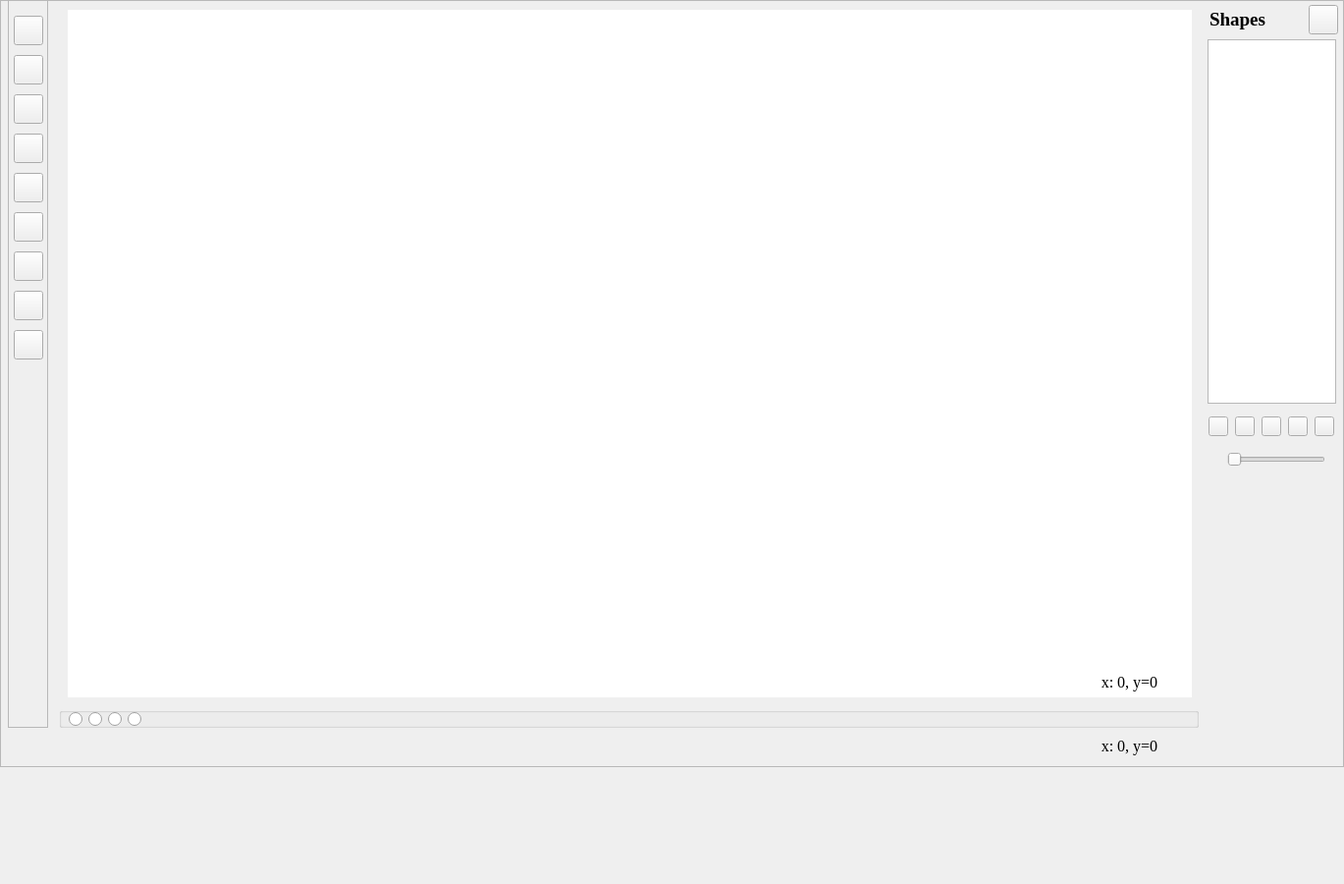
<?xml version="1.0" encoding="UTF-8"?>
<ui version="4.0">
 <class>MainWindow</class>
 <widget class="QMainWindow" name="MainWindow">
  <property name="geometry">
   <rect>
    <x>0</x>
    <y>0</y>
    <width>1369</width>
    <height>900</height>
   </rect>
  </property>
  <property name="windowTitle">
   <string>Draw A Think</string>
  </property>
  <property name="windowIcon">
   <iconset resource="images.qrc">
    <normaloff>:/images/icon2/logo_icon.svg</normaloff>:/images/icon2/logo_icon.svg</iconset>
  </property>
  <widget class="QWidget" name="centralwidget">
   <widget class="QFrame" name="phaseIII">
    <property name="geometry">
     <rect>
      <x>0</x>
      <y>0</y>
      <width>1369</width>
      <height>781</height>
     </rect>
    </property>
    <property name="frameShape">
     <enum>QFrame::StyledPanel</enum>
    </property>
    <property name="frameShadow">
     <enum>QFrame::Raised</enum>
    </property>
    <widget class="QLabel" name="boardFrame">
     <property name="geometry">
      <rect>
       <x>60</x>
       <y>0</y>
       <width>1165</width>
       <height>721</height>
      </rect>
     </property>
     <property name="font">
      <font>
       <stylestrategy>PreferAntialias</stylestrategy>
      </font>
     </property>
     <property name="contextMenuPolicy">
      <enum>Qt::DefaultContextMenu</enum>
     </property>
     <property name="frameShadow">
      <enum>QFrame::Plain</enum>
     </property>
     <property name="text">
      <string/>
     </property>
     <property name="pixmap">
      <pixmap resource="images.qrc">:/images/icon2/boardFrame.png</pixmap>
     </property>
    </widget>
    <widget class="QFrame" name="dynamicShape">
     <property name="geometry">
      <rect>
       <x>8</x>
       <y>0</y>
       <width>41</width>
       <height>741</height>
      </rect>
     </property>
     <property name="frameShape">
      <enum>QFrame::StyledPanel</enum>
     </property>
     <property name="frameShadow">
      <enum>QFrame::Raised</enum>
     </property>
     <widget class="QWidget" name="layoutWidget">
      <property name="geometry">
       <rect>
        <x>0</x>
        <y>10</y>
        <width>41</width>
        <height>371</height>
       </rect>
      </property>
      <layout class="QVBoxLayout" name="verticalLayout">
       <property name="leftMargin">
        <number>6</number>
       </property>
       <property name="topMargin">
        <number>2</number>
       </property>
       <property name="rightMargin">
        <number>4</number>
       </property>
       <property name="bottomMargin">
        <number>2</number>
       </property>
       <item>
        <widget class="QPushButton" name="logo">
         <property name="maximumSize">
          <size>
           <width>30</width>
           <height>30</height>
          </size>
         </property>
         <property name="focusPolicy">
          <enum>Qt::NoFocus</enum>
         </property>
         <property name="text">
          <string/>
         </property>
         <property name="icon">
          <iconset resource="images.qrc">
           <normaloff>:/images/icon2/logo_icon.svg</normaloff>:/images/icon2/logo_icon.svg</iconset>
         </property>
         <property name="iconSize">
          <size>
           <width>30</width>
           <height>30</height>
          </size>
         </property>
        </widget>
       </item>
       <item>
        <widget class="QPushButton" name="freeHandDraw">
         <property name="maximumSize">
          <size>
           <width>30</width>
           <height>30</height>
          </size>
         </property>
         <property name="cursor">
          <cursorShape>PointingHandCursor</cursorShape>
         </property>
         <property name="toolTip">
          <string>Free Hand Draw</string>
         </property>
         <property name="text">
          <string/>
         </property>
         <property name="icon">
          <iconset resource="images.qrc">
           <normaloff>:/images/icon2/freeDraw.svg</normaloff>:/images/icon2/freeDraw.svg</iconset>
         </property>
         <property name="iconSize">
          <size>
           <width>25</width>
           <height>25</height>
          </size>
         </property>
        </widget>
       </item>
       <item>
        <widget class="QPushButton" name="lineDraw">
         <property name="maximumSize">
          <size>
           <width>30</width>
           <height>30</height>
          </size>
         </property>
         <property name="cursor">
          <cursorShape>PointingHandCursor</cursorShape>
         </property>
         <property name="toolTip">
          <string>Line</string>
         </property>
         <property name="text">
          <string/>
         </property>
         <property name="icon">
          <iconset resource="images.qrc">
           <normaloff>:/images/icon/line.svg</normaloff>:/images/icon/line.svg</iconset>
         </property>
         <property name="iconSize">
          <size>
           <width>25</width>
           <height>25</height>
          </size>
         </property>
        </widget>
       </item>
       <item>
        <widget class="QPushButton" name="rectangleDraw">
         <property name="maximumSize">
          <size>
           <width>30</width>
           <height>30</height>
          </size>
         </property>
         <property name="cursor">
          <cursorShape>PointingHandCursor</cursorShape>
         </property>
         <property name="toolTip">
          <string>Rectangle</string>
         </property>
         <property name="text">
          <string/>
         </property>
         <property name="icon">
          <iconset resource="images.qrc">
           <normaloff>:/images/icon/rectangle.svg</normaloff>:/images/icon/rectangle.svg</iconset>
         </property>
         <property name="iconSize">
          <size>
           <width>25</width>
           <height>25</height>
          </size>
         </property>
        </widget>
       </item>
       <item>
        <widget class="QPushButton" name="ellipseDraw">
         <property name="maximumSize">
          <size>
           <width>30</width>
           <height>30</height>
          </size>
         </property>
         <property name="toolTip">
          <string>Ellipse</string>
         </property>
         <property name="text">
          <string/>
         </property>
         <property name="icon">
          <iconset resource="images.qrc">
           <normaloff>:/images/icon/ellipse.svg</normaloff>:/images/icon/ellipse.svg</iconset>
         </property>
         <property name="iconSize">
          <size>
           <width>25</width>
           <height>25</height>
          </size>
         </property>
        </widget>
       </item>
       <item>
        <widget class="QPushButton" name="circleDraw">
         <property name="maximumSize">
          <size>
           <width>30</width>
           <height>30</height>
          </size>
         </property>
         <property name="toolTip">
          <string>Circle</string>
         </property>
         <property name="text">
          <string/>
         </property>
         <property name="icon">
          <iconset resource="images.qrc">
           <normaloff>:/images/icon2/circle.svg</normaloff>:/images/icon2/circle.svg</iconset>
         </property>
         <property name="iconSize">
          <size>
           <width>25</width>
           <height>25</height>
          </size>
         </property>
        </widget>
       </item>
       <item>
        <widget class="QPushButton" name="imageDraw">
         <property name="maximumSize">
          <size>
           <width>30</width>
           <height>30</height>
          </size>
         </property>
         <property name="toolTip">
          <string>Image</string>
         </property>
         <property name="text">
          <string/>
         </property>
         <property name="icon">
          <iconset resource="images.qrc">
           <normaloff>:/images/icon/image.svg</normaloff>:/images/icon/image.svg</iconset>
         </property>
         <property name="iconSize">
          <size>
           <width>25</width>
           <height>25</height>
          </size>
         </property>
        </widget>
       </item>
       <item>
        <widget class="QPushButton" name="pickShape">
         <property name="maximumSize">
          <size>
           <width>30</width>
           <height>30</height>
          </size>
         </property>
         <property name="cursor">
          <cursorShape>PointingHandCursor</cursorShape>
         </property>
         <property name="toolTip">
          <string>Pick Shape</string>
         </property>
         <property name="text">
          <string/>
         </property>
         <property name="icon">
          <iconset resource="images.qrc">
           <normaloff>:/images/icon2/pick_tool.svg</normaloff>:/images/icon2/pick_tool.svg</iconset>
         </property>
         <property name="iconSize">
          <size>
           <width>25</width>
           <height>25</height>
          </size>
         </property>
        </widget>
       </item>
       <item>
        <widget class="QPushButton" name="addNewPage">
         <property name="maximumSize">
          <size>
           <width>30</width>
           <height>30</height>
          </size>
         </property>
         <property name="cursor">
          <cursorShape>PointingHandCursor</cursorShape>
         </property>
         <property name="toolTip">
          <string>Pick Shape</string>
         </property>
         <property name="text">
          <string/>
         </property>
         <property name="icon">
          <iconset resource="images.qrc">
           <normaloff>:/images/icon2/addNewPage.svg</normaloff>:/images/icon2/addNewPage.svg</iconset>
         </property>
         <property name="iconSize">
          <size>
           <width>25</width>
           <height>25</height>
          </size>
         </property>
        </widget>
       </item>
      </layout>
     </widget>
    </widget>
    <widget class="QGroupBox" name="boardWindow">
     <property name="geometry">
      <rect>
       <x>60</x>
       <y>720</y>
       <width>1161</width>
       <height>21</height>
      </rect>
     </property>
     <property name="title">
      <string/>
     </property>
     <widget class="QRadioButton" name="radioButton">
      <property name="geometry">
       <rect>
        <x>10</x>
        <y>0</y>
        <width>16</width>
        <height>25</height>
       </rect>
      </property>
      <property name="text">
       <string/>
      </property>
     </widget>
     <widget class="QRadioButton" name="radioButton_2">
      <property name="geometry">
       <rect>
        <x>30</x>
        <y>0</y>
        <width>16</width>
        <height>25</height>
       </rect>
      </property>
      <property name="text">
       <string/>
      </property>
     </widget>
     <widget class="QRadioButton" name="radioButton_3">
      <property name="geometry">
       <rect>
        <x>50</x>
        <y>0</y>
        <width>16</width>
        <height>25</height>
       </rect>
      </property>
      <property name="text">
       <string/>
      </property>
     </widget>
     <widget class="QRadioButton" name="radioButton_4">
      <property name="geometry">
       <rect>
        <x>70</x>
        <y>0</y>
        <width>16</width>
        <height>25</height>
       </rect>
      </property>
      <property name="text">
       <string/>
      </property>
     </widget>
    </widget>
    <widget class="QWidget" name="layoutWidget">
     <property name="geometry">
      <rect>
       <x>1232</x>
       <y>4</y>
       <width>131</width>
       <height>32</height>
      </rect>
     </property>
     <layout class="QHBoxLayout" name="horizontalLayout">
      <item>
       <widget class="QLabel" name="viewShapeLabel">
        <property name="font">
         <font>
          <family>Times New Roman</family>
          <pointsize>14</pointsize>
          <weight>75</weight>
          <bold>true</bold>
         </font>
        </property>
        <property name="text">
         <string>Shapes</string>
        </property>
       </widget>
      </item>
      <item>
       <spacer name="horizontalSpacer_2">
        <property name="orientation">
         <enum>Qt::Horizontal</enum>
        </property>
        <property name="sizeHint" stdset="0">
         <size>
          <width>80</width>
          <height>20</height>
         </size>
        </property>
       </spacer>
      </item>
      <item>
       <widget class="QPushButton" name="closeApp">
        <property name="maximumSize">
         <size>
          <width>30</width>
          <height>30</height>
         </size>
        </property>
        <property name="text">
         <string/>
        </property>
        <property name="icon">
         <iconset resource="images.qrc">
          <normaloff>:/images/icon2/close.svg</normaloff>:/images/icon2/close.svg</iconset>
        </property>
        <property name="iconSize">
         <size>
          <width>20</width>
          <height>20</height>
         </size>
        </property>
       </widget>
      </item>
     </layout>
    </widget>
    <widget class="QWidget" name="layoutWidget">
     <property name="geometry">
      <rect>
       <x>1230</x>
       <y>420</y>
       <width>131</width>
       <height>29</height>
      </rect>
     </property>
     <layout class="QHBoxLayout" name="horizontalLayout_2">
      <item>
       <widget class="QPushButton" name="blackColor">
        <property name="maximumSize">
         <size>
          <width>20</width>
          <height>20</height>
         </size>
        </property>
        <property name="text">
         <string/>
        </property>
        <property name="icon">
         <iconset resource="images.qrc">
          <normaloff>:/images/icon2/black.svg</normaloff>:/images/icon2/black.svg</iconset>
        </property>
       </widget>
      </item>
      <item>
       <widget class="QPushButton" name="redColor">
        <property name="maximumSize">
         <size>
          <width>20</width>
          <height>20</height>
         </size>
        </property>
        <property name="text">
         <string/>
        </property>
        <property name="icon">
         <iconset resource="images.qrc">
          <normaloff>:/images/icon2/red.svg</normaloff>:/images/icon2/red.svg</iconset>
        </property>
       </widget>
      </item>
      <item>
       <widget class="QPushButton" name="greenColor">
        <property name="maximumSize">
         <size>
          <width>20</width>
          <height>20</height>
         </size>
        </property>
        <property name="text">
         <string/>
        </property>
        <property name="icon">
         <iconset resource="images.qrc">
          <normaloff>:/images/icon2/green.svg</normaloff>:/images/icon2/green.svg</iconset>
        </property>
       </widget>
      </item>
      <item>
       <widget class="QPushButton" name="blueColor">
        <property name="maximumSize">
         <size>
          <width>20</width>
          <height>20</height>
         </size>
        </property>
        <property name="text">
         <string/>
        </property>
        <property name="icon">
         <iconset resource="images.qrc">
          <normaloff>:/images/icon2/dark-blue.svg</normaloff>:/images/icon2/dark-blue.svg</iconset>
        </property>
       </widget>
      </item>
      <item>
       <widget class="QPushButton" name="mixColor">
        <property name="maximumSize">
         <size>
          <width>20</width>
          <height>20</height>
         </size>
        </property>
        <property name="text">
         <string/>
        </property>
        <property name="icon">
         <iconset resource="images.qrc">
          <normaloff>:/images/icon2/colour.png</normaloff>:/images/icon2/colour.png</iconset>
        </property>
       </widget>
      </item>
     </layout>
    </widget>
    <widget class="QWidget" name="board" native="true">
     <property name="geometry">
      <rect>
       <x>69</x>
       <y>10</y>
       <width>1145</width>
       <height>700</height>
      </rect>
     </property>
     <property name="cursor">
      <cursorShape>CrossCursor</cursorShape>
     </property>
     <property name="autoFillBackground">
      <bool>false</bool>
     </property>
     <property name="styleSheet">
      <string notr="true">background-color: rgb(255, 255, 255);</string>
     </property>
    </widget>
    <widget class="QListWidget" name="listWidget">
     <property name="geometry">
      <rect>
       <x>1230</x>
       <y>40</y>
       <width>131</width>
       <height>371</height>
      </rect>
     </property>
    </widget>
    <widget class="QSlider" name="penWidthSlider">
     <property name="geometry">
      <rect>
       <x>1250</x>
       <y>460</y>
       <width>100</width>
       <height>16</height>
      </rect>
     </property>
     <property name="minimum">
      <number>1</number>
     </property>
     <property name="maximum">
      <number>40</number>
     </property>
     <property name="orientation">
      <enum>Qt::Horizontal</enum>
     </property>
    </widget>
   </widget>
   <widget class="QLabel" name="coordinatesScreen">
    <property name="geometry">
     <rect>
      <x>1090</x>
      <y>750</y>
      <width>121</width>
      <height>19</height>
     </rect>
    </property>
    <property name="font">
     <font>
      <family>Times New Roman</family>
      <pointsize>12</pointsize>
     </font>
    </property>
    <property name="text">
     <string>x: 0, y=0</string>
    </property>
    <property name="alignment">
     <set>Qt::AlignCenter</set>
    </property>
   </widget>
   <widget class="QLabel" name="coordinatesModel">
    <property name="geometry">
     <rect>
      <x>1090</x>
      <y>685</y>
      <width>121</width>
      <height>19</height>
     </rect>
    </property>
    <property name="font">
     <font>
      <family>Times New Roman</family>
      <pointsize>12</pointsize>
     </font>
    </property>
    <property name="text">
     <string>x: 0, y=0</string>
    </property>
    <property name="alignment">
     <set>Qt::AlignCenter</set>
    </property>
   </widget>
  </widget>
  <action name="actionTree_View">
   <property name="text">
    <string>&amp;Tree View</string>
   </property>
  </action>
  <action name="actionList_View">
   <property name="text">
    <string>&amp;List View</string>
   </property>
  </action>
  <action name="exit">
   <property name="text">
    <string>&amp;Exit</string>
   </property>
   <property name="shortcut">
    <string>Ctrl+W</string>
   </property>
  </action>
 </widget>
 <resources>
  <include location="images.qrc"/>
 </resources>
 <connections/>
</ui>
